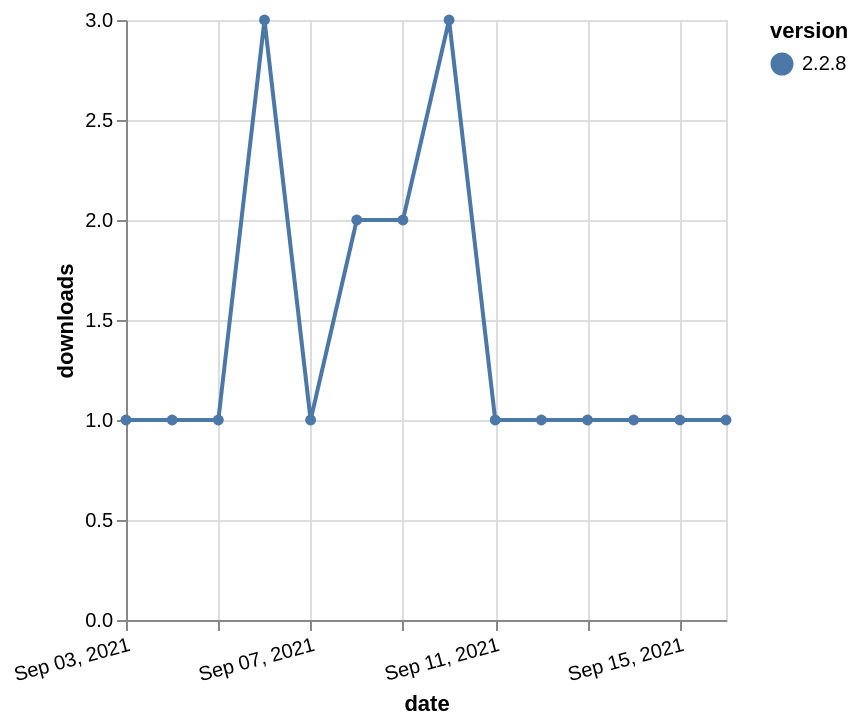

Specify this chart in Vega-Lite:
### Vega-Lite specification from a JSON file in a GitHub repository (floating-point values rounded to 4 significant figures)
{"$schema": "https://vega.github.io/schema/vega-lite/v5.json", "description": "A simple bar chart with embedded data.", "data": {"values": [{"date": "2021-09-03", "total": 777, "delta": 1, "version": "2.2.8"}, {"date": "2021-09-04", "total": 778, "delta": 1, "version": "2.2.8"}, {"date": "2021-09-05", "total": 779, "delta": 1, "version": "2.2.8"}, {"date": "2021-09-06", "total": 782, "delta": 3, "version": "2.2.8"}, {"date": "2021-09-07", "total": 783, "delta": 1, "version": "2.2.8"}, {"date": "2021-09-08", "total": 785, "delta": 2, "version": "2.2.8"}, {"date": "2021-09-09", "total": 787, "delta": 2, "version": "2.2.8"}, {"date": "2021-09-10", "total": 790, "delta": 3, "version": "2.2.8"}, {"date": "2021-09-11", "total": 791, "delta": 1, "version": "2.2.8"}, {"date": "2021-09-12", "total": 792, "delta": 1, "version": "2.2.8"}, {"date": "2021-09-13", "total": 793, "delta": 1, "version": "2.2.8"}, {"date": "2021-09-14", "total": 794, "delta": 1, "version": "2.2.8"}, {"date": "2021-09-15", "total": 795, "delta": 1, "version": "2.2.8"}, {"date": "2021-09-16", "total": 796, "delta": 1, "version": "2.2.8"}]}, "width": "container", "mark": {"type": "line", "point": {"filled": true}}, "encoding": {"x": {"field": "date", "type": "temporal", "timeUnit": "yearmonthdate", "title": "date", "axis": {"labelAngle": -15}}, "y": {"field": "delta", "type": "quantitative", "title": "downloads"}, "color": {"field": "version", "type": "nominal"}, "tooltip": {"field": "delta"}}}
